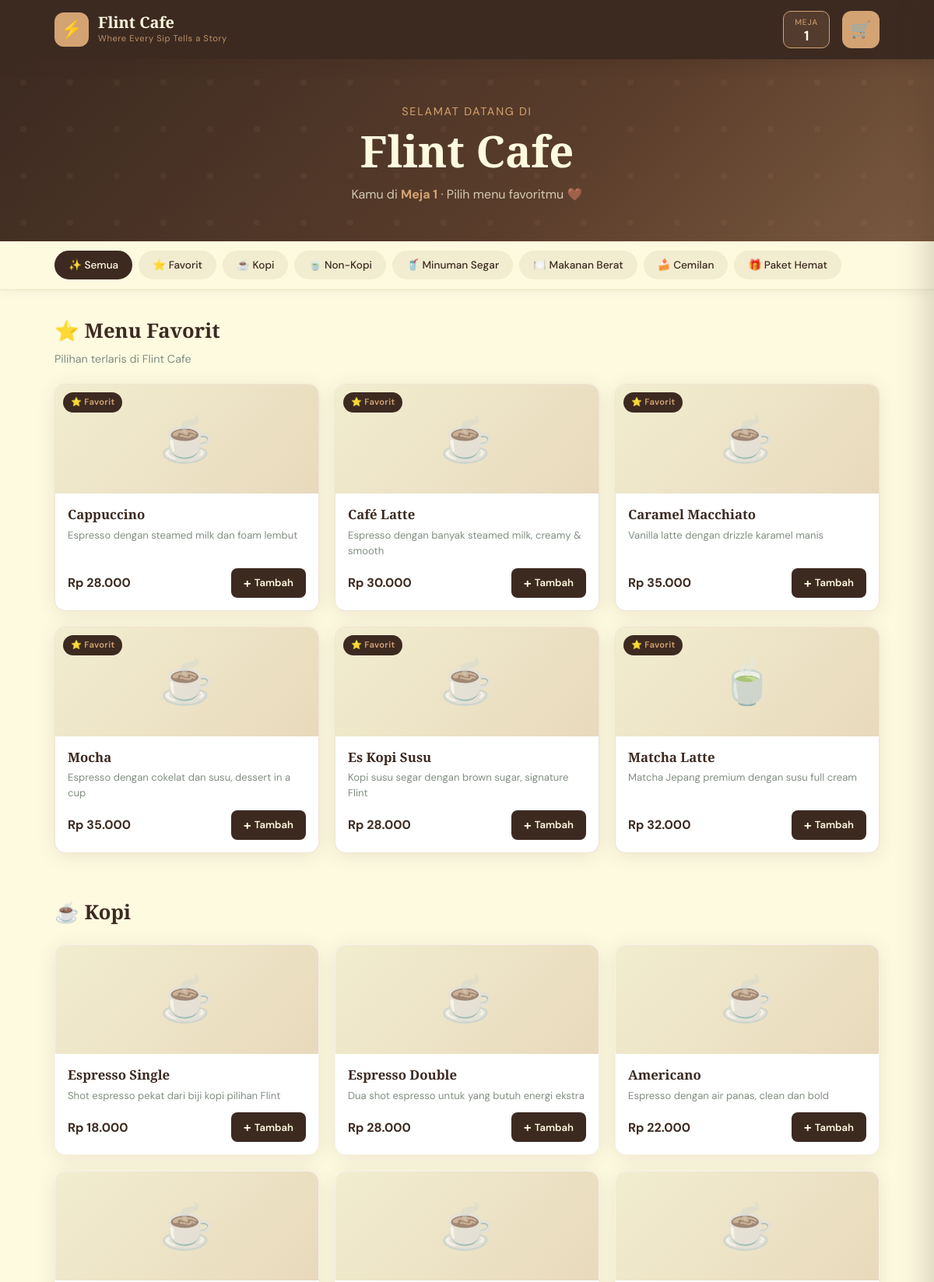
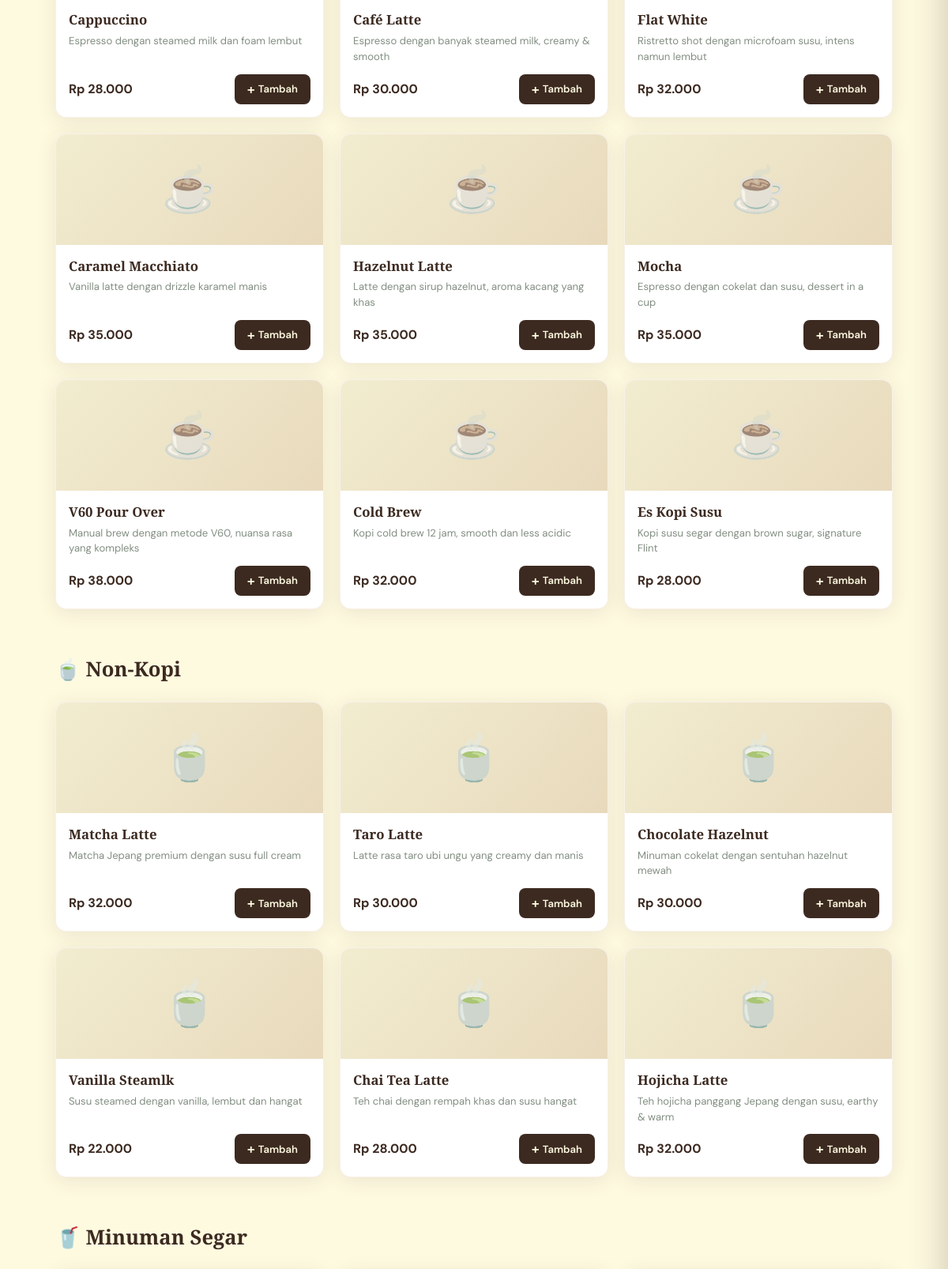
The app's page /index.php?meja=1 (upper part) with its own data (2 pictures, top to bottom).
### tables this page shows
CREATE TABLE IF NOT EXISTS tables_cafe (
    id INT AUTO_INCREMENT PRIMARY KEY,
    table_number INT NOT NULL UNIQUE,
    table_name VARCHAR(50) NOT NULL,
    capacity INT DEFAULT 4,
    is_active TINYINT(1) DEFAULT 1,
    created_at TIMESTAMP DEFAULT CURRENT_TIMESTAMP
);

CREATE TABLE IF NOT EXISTS categories (
    id INT AUTO_INCREMENT PRIMARY KEY,
    name VARCHAR(100) NOT NULL,
    slug VARCHAR(100) NOT NULL UNIQUE,
    icon VARCHAR(50) DEFAULT '☕',
    sort_order INT DEFAULT 0,
    is_active TINYINT(1) DEFAULT 1
);

CREATE TABLE IF NOT EXISTS menu_items (
    id INT AUTO_INCREMENT PRIMARY KEY,
    category_id INT NOT NULL,
    name VARCHAR(150) NOT NULL,
    description TEXT,
    price DECIMAL(10,2) NOT NULL,
    image VARCHAR(255) DEFAULT NULL,
    is_available TINYINT(1) DEFAULT 1,
    is_featured TINYINT(1) DEFAULT 0,
    sort_order INT DEFAULT 0,
    created_at TIMESTAMP DEFAULT CURRENT_TIMESTAMP,
    FOREIGN KEY (category_id) REFERENCES categories(id) ON DELETE CASCADE
);

### config.php (called while the page is built, shortened)
<?php
function formatRupiah(float $amount): string {
    return 'Rp ' . number_format($amount, 0, ',', '.');
}

### index.php (the view, shortened to what this page needs)
<?php
require_once 'config.php';
$table_number = isset($_GET['meja']) ? (int)$_GET['meja'] : 0;
$db = getDB();
$table = null;
if ($table_number > 0) {
    $stmt = $db->prepare("SELECT * FROM tables_cafe WHERE table_number = ? AND is_active = 1");
    $stmt->execute([$table_number]);
    $table = $stmt->fetch();
}
$categories = $db->query("SELECT * FROM categories WHERE is_active = 1 ORDER BY sort_order")->fetchAll();
$menuByCategory = [];
foreach ($categories as $cat) {
    $stmt = $db->prepare("SELECT * FROM menu_items WHERE category_id = ? AND is_available = 1 ORDER BY sort_order");
    $stmt->execute([$cat['id']]);
    $menuByCategory[$cat['id']] = $stmt->fetchAll();
}
$featured = $db->query("SELECT m.*, c.name as cat_name FROM menu_items m JOIN categories c ON m.category_id = c.id WHERE m.is_featured = 1 AND m.is_available = 1 LIMIT 6")->fetchAll();
?>
<!DOCTYPE html>
<html lang="id">
<head>
    <link rel="stylesheet" href="assets/css/style.css">
</head>
<body>
<header class="site-header">
    <div class="header-inner">
        <div class="logo-wrap">
            <div class="logo-icon">⚡</div>
            <div class="logo-text">
                <span class="logo-name"><?= CAFE_NAME ?></span>
                <span class="logo-tagline"><?= CAFE_TAGLINE ?></span>
            </div>
        </div>
        <?php if ($table): ?>
        <div class="table-badge">
            <span class="table-label">Meja</span>
            <span class="table-num"><?= $table['table_number'] ?></span>
        </div>
        <?php endif; ?>
        <button class="cart-btn" onclick="openCart()">
            <span class="cart-icon">🛒</span>
        </button>
    </div>
</header>
<section class="hero">
    <div class="hero-content">
        <?php if (!$table): ?>
        <div class="no-table-banner">
            <span>⚠️</span>
            <span>Scan QR Code di meja kamu untuk mulai memesan!</span>
        </div>
        <?php else: ?>
        <div class="hero-text">
            <p class="hero-welcome">Selamat Datang di</p>
            <h1 class="hero-title">Flint Cafe</h1>
            <p class="hero-sub">Kamu di <strong><?= htmlspecialchars($table['table_name']) ?></strong> · Pilih menu favoritmu 🤎</p>
        </div>
        <?php endif; ?>
    </div>
</section>
<nav class="cat-nav" id="catNav">
    <div class="cat-nav-inner">
        <button class="cat-pill active" onclick="filterCategory('all')">✨ Semua</button>
        <button class="cat-pill" onclick="filterCategory('featured')">⭐ Favorit</button>
        <?php foreach ($categories as $cat): ?>
        <button class="cat-pill" onclick="filterCategory('<?= $cat['slug'] ?>')" data-cat="<?= $cat['slug'] ?>">
            <?= $cat['icon'] ?> <?= htmlspecialchars($cat['name']) ?>
        </button>
        <?php endforeach; ?>
    </div>
</nav>
<main class="menu-main">
    <section class="menu-section" id="section-featured" data-cat="featured">
        <div class="section-header">
            <h2 class="section-title">⭐ Menu Favorit</h2>
            <p class="section-sub">Pilihan terlaris di Flint Cafe</p>
        </div>
        <div class="menu-grid featured-grid">
            <?php foreach ($featured as $item): ?>
            <div class="menu-card featured-card" data-cat="featured">
                <div class="card-image-wrap">
                    <div class="card-image-placeholder">
                        <?= getCategoryEmoji($item['cat_name']) ?>
                    </div>
                    <?php if ($item['is_featured']): ?>
                    <span class="featured-badge">⭐ Favorit</span>
                    <?php endif; ?>
                </div>
                <div class="card-body">
                    <h3 class="item-name"><?= htmlspecialchars($item['name']) ?></h3>
                    <p class="item-desc"><?= htmlspecialchars($item['description']) ?></p>
                    <div class="card-footer">
                        <span class="item-price"><?= formatRupiah($item['price']) ?></span>
                        <?php if ($table): ?>
                        <button class="add-btn" onclick="addToCart(<?= $item['id'] ?>, '<?= addslashes($item['name']) ?>', <?= $item['price'] ?>)">
                            <span>+</span> Tambah
                        </button>
                        <?php else: ?>
                        <span class="no-order-hint">Scan QR dulu</span>
                        <?php endif; ?>
                    </div>
                </div>
            </div>
            <?php endforeach; ?>
        </div>
    </section>
    <?php foreach ($categories as $cat): ?>
    <?php if (!empty($menuByCategory[$cat['id']])): ?>
    <section class="menu-section" id="section-<?= $cat['slug'] ?>" data-cat="<?= $cat['slug'] ?>">
        <div class="section-header">
            <h2 class="section-title"><?= $cat['icon'] ?> <?= htmlspecialchars($cat['name']) ?></h2>
        </div>
        <div class="menu-grid">
            <?php foreach ($menuByCategory[$cat['id']] as $item): ?>
            <div class="menu-card" data-cat="<?= $cat['slug'] ?>">
                <div class="card-image-wrap">
                    <div class="card-image-placeholder">
                        <?= $cat['icon'] ?>
                    </div>
                </div>
                <div class="card-body">
                    <h3 class="item-name"><?= htmlspecialchars($item['name']) ?></h3>
                    <p class="item-desc"><?= htmlspecialchars($item['description']) ?></p>
                    <div class="card-footer">
                        <span class="item-price"><?= formatRupiah($item['price']) ?></span>
                        <?php if ($table && $item['is_available']): ?>
                        <button class="add-btn" onclick="addToCart(<?= $item['id'] ?>, '<?= addslashes($item['name']) ?>', <?= $item['price'] ?>)">
                            <span>+</span> Tambah
                        </button>
                        <?php elseif (!$item['is_available']): ?>
                        <span class="sold-out-tag">Habis</span>
                        <?php else: ?>
                        <span class="no-order-hint">Scan QR dulu</span>
                        <?php endif; ?>
                    </div>
                </div>
            </div>
            <?php endforeach; ?>
        </div>
    </section>
    <?php endif; ?>
    <?php endforeach; ?>
</main>
</body>
</html>
<?php
function getCategoryEmoji(string $catName): string {
    $map = [
        'Kopi' => '☕', 'Non-Kopi' => '🍵',
        'Minuman Segar' => '🥤', 'Makanan Berat' => '🍽️',
        'Cemilan' => '🍰', 'Paket Hemat' => '🎁',
    ];
    return $map[$catName] ?? '🍴';
}
?>

### records on screen
tables_cafe: table_number "1", table_name "Meja 1"
categories: icon "☕", name "Kopi"
categories: icon "🍵", name "Non-Kopi"
categories: icon "🥤", name "Minuman Segar"
categories: icon "🍽️", name "Makanan Berat"
categories: icon "🍰", name "Cemilan"
categories: icon "🎁", name "Paket Hemat"
menu_items: category.name "☕", is_featured "⭐ Favorit", name "Cappuccino", description "Espresso dengan steamed milk dan foam lembut", price "Rp 28.000", category.icon "☕"
menu_items: category.name "☕", is_featured "⭐ Favorit", name "Café Latte", description "Espresso dengan banyak steamed milk, creamy & smooth", price "Rp 30.000", category.icon "☕"
menu_items: category.name "☕", is_featured "⭐ Favorit", name "Caramel Macchiato", description "Vanilla latte dengan drizzle karamel manis", price "Rp 35.000", category.icon "☕"
menu_items: category.name "☕", is_featured "⭐ Favorit", name "Mocha", description "Espresso dengan cokelat dan susu, dessert in a cup", price "Rp 35.000", category.icon "☕"
menu_items: category.name "☕", is_featured "⭐ Favorit", name "Es Kopi Susu", description "Kopi susu segar dengan brown sugar, signature Flint", price "Rp 28.000", category.icon "☕"
menu_items: category.name "🍵", is_featured "⭐ Favorit", name "Matcha Latte", description "Matcha Jepang premium dengan susu full cream", price "Rp 32.000", category.icon "🍵"
menu_items: category.icon "☕", name "Espresso Single", description "Shot espresso pekat dari biji kopi pilihan Flint", price "Rp 18.000"
menu_items: category.icon "☕", name "Espresso Double", description "Dua shot espresso untuk yang butuh energi ekstra", price "Rp 28.000"
menu_items: category.icon "☕", name "Americano", description "Espresso dengan air panas, clean dan bold", price "Rp 22.000"
menu_items: category.icon "☕", name "Flat White", description "Ristretto shot dengan microfoam susu, intens namun lembut", price "Rp 32.000"
menu_items: category.icon "☕", name "Hazelnut Latte", description "Latte dengan sirup hazelnut, aroma kacang yang khas", price "Rp 35.000"
menu_items: category.icon "☕", name "V60 Pour Over", description "Manual brew dengan metode V60, nuansa rasa yang kompleks", price "Rp 38.000"
menu_items: category.icon "☕", name "Cold Brew", description "Kopi cold brew 12 jam, smooth dan less acidic", price "Rp 32.000"
menu_items: category.icon "🍵", name "Taro Latte", description "Latte rasa taro ubi ungu yang creamy dan manis", price "Rp 30.000"
menu_items: category.icon "🍵", name "Chocolate Hazelnut", description "Minuman cokelat dengan sentuhan hazelnut mewah", price "Rp 30.000"
menu_items: category.icon "🍵", name "Vanilla Steamlk", description "Susu steamed dengan vanilla, lembut dan hangat", price "Rp 22.000"
menu_items: category.icon "🍵", name "Chai Tea Latte", description "Teh chai dengan rempah khas dan susu hangat", price "Rp 28.000"
menu_items: category.icon "🍵", name "Hojicha Latte", description "Teh hojicha panggang Jepang dengan susu, earthy & warm", price "Rp 32.000"

### other values on screen
CAFE_NAME "Flint Cafe"
CAFE_TAGLINE "Where Every Sip Tells a Story"
